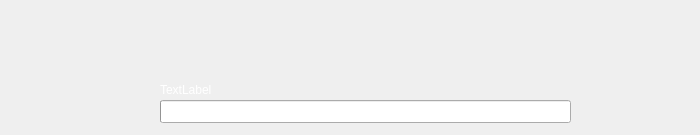
<?xml version="1.0" encoding="UTF-8"?>
<ui version="4.0">
 <class>Form</class>
 <widget class="QWidget" name="Form">
  <property name="geometry">
   <rect>
    <x>0</x>
    <y>0</y>
    <width>700</width>
    <height>135</height>
   </rect>
  </property>
  <property name="windowTitle">
   <string>自动更新</string>
  </property>
  <property name="windowIcon">
   <iconset resource="launcher.qrc">
    <normaloff>:/Launcher/Resources/Demo.png</normaloff>:/Launcher/Resources/Demo.png</iconset>
  </property>
  <property name="layoutDirection">
   <enum>Qt::LeftToRight</enum>
  </property>
  <property name="styleSheet">
   <string notr="true">QWidget#Form{
background-image: url(:/Launcher/Resources/update.png);}</string>
  </property>
  <widget class="QProgressBar" name="progressBar">
   <property name="geometry">
    <rect>
     <x>160</x>
     <y>100</y>
     <width>411</width>
     <height>23</height>
    </rect>
   </property>
   <property name="styleSheet">
    <string notr="true">color: rgb(255, 255, 255);</string>
   </property>
   <property name="value">
    <number>0</number>
   </property>
   <property name="orientation">
    <enum>Qt::Horizontal</enum>
   </property>
   <property name="invertedAppearance">
    <bool>false</bool>
   </property>
   <property name="textDirection">
    <enum>QProgressBar::TopToBottom</enum>
   </property>
  </widget>
  <widget class="QLabel" name="label">
   <property name="geometry">
    <rect>
     <x>160</x>
     <y>80</y>
     <width>221</width>
     <height>20</height>
    </rect>
   </property>
   <property name="styleSheet">
    <string notr="true">color: rgb(255, 255, 255);</string>
   </property>
   <property name="text">
    <string>TextLabel</string>
   </property>
  </widget>
 </widget>
 <resources>
  <include location="launcher.qrc"/>
 </resources>
 <connections/>
</ui>
